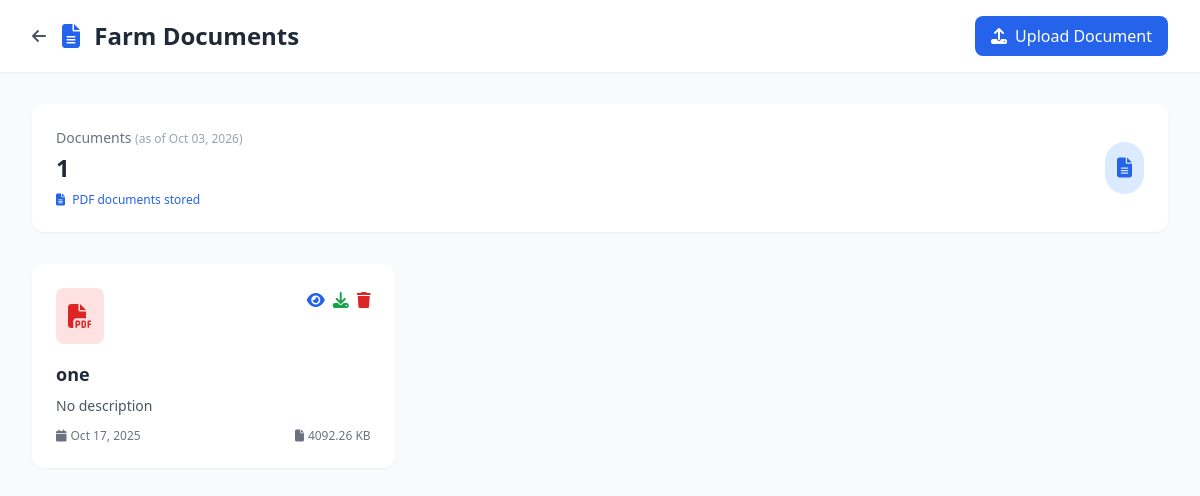
The page /STII_pages/Farm/farm_document.php (signed in) on the database its author committed.
### tables this page shows
CREATE TABLE `documents` (
  `id` int(11) NOT NULL,
  `user_id` int(11) NOT NULL,
  `title` varchar(255) NOT NULL,
  `description` text DEFAULT NULL,
  `file_name` varchar(255) NOT NULL,
  `file_path` varchar(255) NOT NULL,
  `file_size` int(11) NOT NULL,
  `uploaded_at` datetime NOT NULL
);

### STII_pages/Farm/farm_document.php (the view, shortened to what this page needs)
<?php
require_once '../electric/config/conn_pdo.php';
$user_id = $_SESSION['user_id'];
$stmt = $pdo->prepare("SELECT * FROM documents WHERE user_id = ? ORDER BY uploaded_at DESC");
$stmt->execute([$user_id]);
$documents = $stmt->fetchAll();
$total_documents = count($documents);
?>
<!DOCTYPE html>
<html lang="en">
<head>
    <script src="https://cdn.tailwindcss.com"></script>
    <link rel="stylesheet" href="https://cdnjs.cloudflare.com/ajax/libs/font-awesome/6.4.0/css/all.min.css">
</head>
<body class="bg-gray-50">
        <div class="bg-white shadow-sm">
            <div class="max-w-7xl mx-auto px-4 sm:px-6 lg:px-8 py-4">
                <div class="flex justify-between items-center">
                    <div class="flex items-center space-x-4">
                        <a href="dashboard.php" class="text-gray-600 hover:text-gray-800">
                            <i class="fas fa-arrow-left"></i>
                        </a>
                        <h1 class="text-2xl font-bold text-gray-800 ml-0">
                            <i class="fas fa-file-alt text-blue-600 mr-2"></i>
                            Farm Documents
                        </h1>
                    </div>
                    <button onclick="openUploadModal()" class="bg-blue-600 hover:bg-blue-700 text-white px-4 py-2 rounded-lg font-medium transition">
                        <i class="fas fa-upload mr-2"></i>Upload Document
                    </button>
                </div>
            </div>
        </div>
    <div class="max-w-7xl mx-auto px-4 sm:px-6 lg:px-8 py-8">
        <div class="bg-white rounded-xl shadow-sm p-6 card-hover mb-8">
            <div class="flex items-center justify-between">
                <div>
                    <p class="text-gray-500 text-sm font-medium">Documents <span class="text-xs text-gray-400">(as of <?php echo date('M d, Y'); ?>)</span></p>
                    <h3 class="text-2xl font-bold text-gray-800 mt-1"><?php echo $total_documents; ?></h3>
                    <p class="text-blue-600 text-xs font-medium mt-2">
                        <i class="fas fa-file-alt mr-1"></i> PDF documents stored
                    </p>
                </div>
                <div class="bg-blue-100 p-3 rounded-full">
                    <i class="fas fa-file-alt text-blue-600 text-xl"></i>
                </div>
            </div>
        </div>
        <div class="grid grid-cols-1 md:grid-cols-2 lg:grid-cols-3 gap-6">
            <?php if (empty($documents)): ?>
                <div class="col-span-full text-center py-12">
                    <i class="fas fa-file-alt text-gray-300 text-6xl mb-4"></i>
                    <p class="text-gray-500 text-lg">No documents uploaded yet</p>
                    <button onclick="openUploadModal()" class="mt-4 text-blue-600 hover:text-blue-700 font-medium">
                        Upload your first document <i class="fas fa-arrow-right ml-1"></i>
                    </button>
                </div>
            <?php else: ?>
                <?php foreach ($documents as $doc): ?>
                <div class="bg-white rounded-xl shadow-sm p-6 card-hover">
                    <div class="flex items-start justify-between mb-4">
                        <div class="bg-red-100 p-3 rounded-lg">
                            <i class="fas fa-file-pdf text-red-600 text-2xl"></i>
                        </div>
                        <div class="flex space-x-2">
                            <button onclick="viewDocument('<?php echo htmlspecialchars($doc['file_path']); ?>', '<?php echo htmlspecialchars($doc['title']); ?>')"
                                    class="text-blue-600 hover:text-blue-700">
                                <i class="fas fa-eye"></i>
                            </button>
                            <a href="<?php echo htmlspecialchars($doc['file_path']); ?>" download
                               class="text-green-600 hover:text-green-700">
                                <i class="fas fa-download"></i>
                            </a>
                            <button onclick="confirmDelete(<?php echo $doc['id']; ?>)"
                                    class="text-red-600 hover:text-red-700">
                                <i class="fas fa-trash"></i>
                            </button>
                        </div>
                    </div>
                    <h3 class="text-lg font-semibold text-gray-800 mb-2 truncate"><?php echo htmlspecialchars($doc['title']); ?></h3>
                    <p class="text-gray-600 text-sm mb-3 line-clamp-2"><?php echo htmlspecialchars($doc['description'] ?: 'No description'); ?></p>
                    <div class="flex items-center justify-between text-xs text-gray-500">
                        <span><i class="fas fa-calendar mr-1"></i><?php echo date('M d, Y', strtotime($doc['uploaded_at'])); ?></span>
                        <span><i class="fas fa-file mr-1"></i><?php echo round($doc['file_size'] / 1024, 2); ?> KB</span>
                    </div>
                </div>
                <?php endforeach; ?>
            <?php endif; ?>
        </div>
    </div>
</body>
</html>

### STII_pages/Farm/farm_document.php (style rules this page uses)
.card-hover { transition: transform 0.2s, box-shadow 0.2s; }

### rows shown on the page
documents: title "one", description "No description", uploaded_at "Oct 17, 2025", $doc['file_size']/1024 "4092.26"

### other values the page prints
$total_documents "1"
